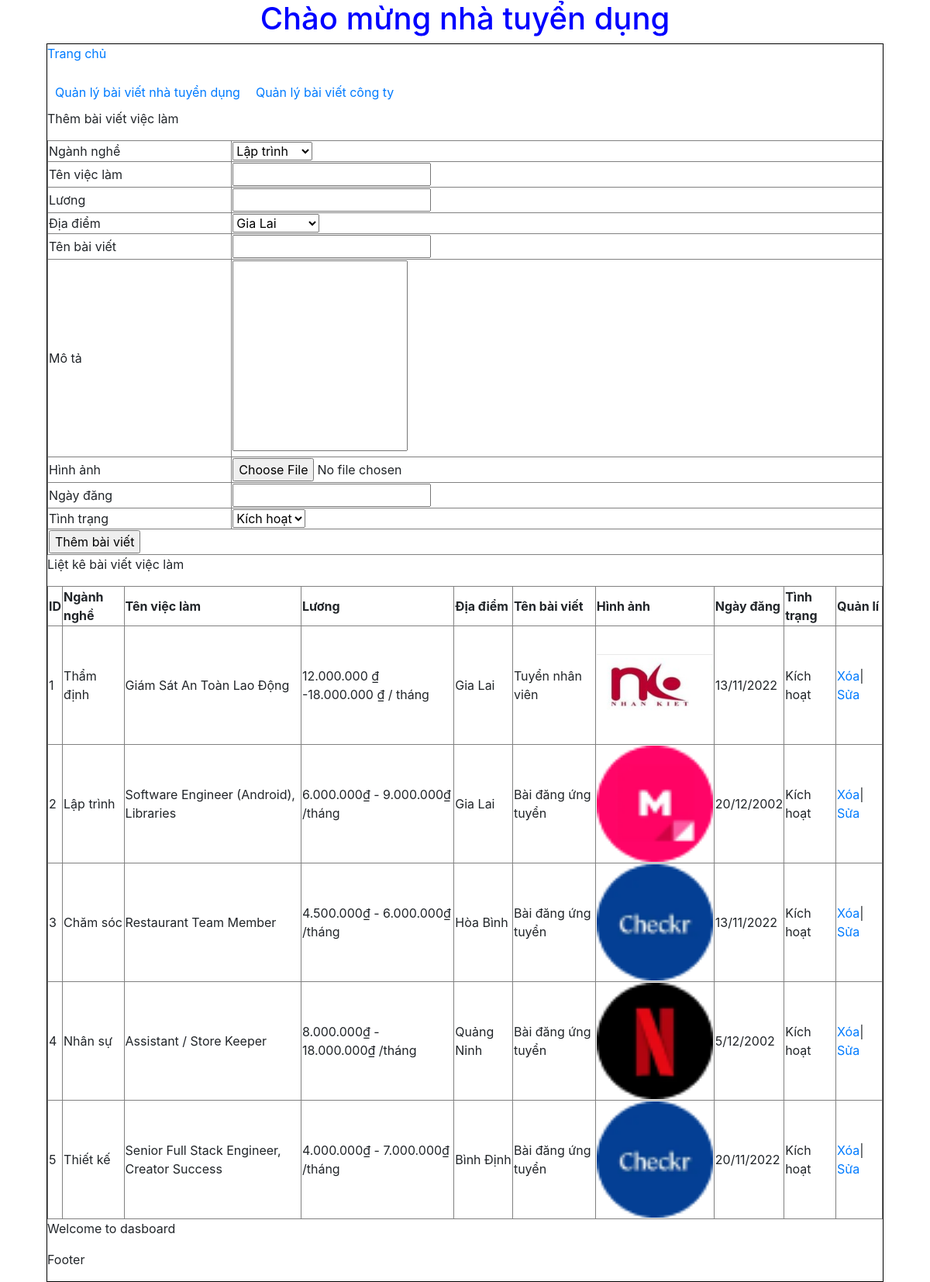
Page /nhatuyendung/index.php?action=qlbvvl&query=them on the committed database.
### tables this page shows
CREATE TABLE `baivietvl` (
  `id_baiviet` int(11) NOT NULL,
  `id_nganhnghe` int(11) NOT NULL,
  `tenvieclam` varchar(255) NOT NULL,
  `luong` varchar(300) NOT NULL,
  `id_diadiem` int(11) NOT NULL,
  `tenbaiviet` varchar(255) NOT NULL,
  `mota` text NOT NULL,
  `hinhanh` varchar(255) NOT NULL,
  `ngaydang` varchar(255) NOT NULL,
  `tinhtrang` int(11) NOT NULL
);

CREATE TABLE `nganhnghe` (
  `id_nganhnghe` int(11) NOT NULL,
  `tennganhnghe` varchar(255) NOT NULL
);

CREATE TABLE `diadiem` (
  `id_diadiem` int(11) NOT NULL,
  `tendiadiem` varchar(255) NOT NULL
);

### nhatuyendung/modules/qlbvvl/them.php (the view, shortened to what this page needs)
<p>Thêm bài viết việc làm</p>
<table border="1" width="100%"  style="border-collapse: collapse;">
<form method="POST" action="modules/qlbvvl/xuly.php"  enctype="multipart/form-data" >
<tr>
    <td>Ngành nghề</td>
    <td>
      <select name ="nganhnghe">
      <?php
      $sql_nn="select *from nganhnghe order by id_nganhnghe asc";
      $query_nn=mysqli_query($mysqli,$sql_nn);
      while($row_nn=mysqli_fetch_array($query_nn)){
      ?>
      <option value="<?php echo $row_nn['id_nganhnghe'] ?>"><?php echo $row_nn['tennganhnghe'] ?></option>
      <?php
      }
      ?>
      </select>
    </td>
  </tr>
  <tr>
    <td>Tên việc làm </td>
    <td><input type="text" name="tenvieclam"></td>
  </tr>
  <tr>
    <td>Lương </td>
    <td><input type="text" name="luong"></td>
  </tr>
  <tr>
    <td>Địa điểm</td>
    <td>
      <select name ="diadiem">
      <?php
      $sql_dd="select *from diadiem order by id_diadiem asc";
      $query_dd=mysqli_query($mysqli,$sql_dd);
      while($row_dd=mysqli_fetch_array($query_dd)){
      ?>
      <option value="<?php echo $row_dd['id_diadiem'] ?>"><?php echo $row_dd['tendiadiem'] ?></option>
      <?php
      }
      ?>
      </select>
    </td>
  </tr>
  <tr>
    <td>Tên bài viết </td>
    <td><input type="text" name="tenbaiviet"></td>
  </tr>
  <tr>
    <td>Mô tả</td>
    <td><textarea name="mota" rows="10" style="resize:none;"></textarea></td>
  </tr>
  <tr>
    <td>Hình ảnh</td>
    <td><input type="file" name="hinhanh"></td>
  </tr>
  <tr>
    <td>Ngày đăng</td>
    <td><input type="text" name="ngaydang"></td>
  </tr>
  <tr>
    <td>Tình trạng</td>
    <td>
        <select name="tinhtrang">
            <option value="1">Kích hoạt</option>
        </select>
    </td>
</tr>
<tr>
    <td colspan="2"><input type="submit" name="thembv" value="Thêm bài viết"> </td>
  </tr>
  </form>
</table>

### nhatuyendung/modules/qlbvvl/lietke.php
<?php
    $sql_lietkebv=" SELECT * FROM baivietvl, nganhnghe, diadiem
     WHERE baivietvl.id_nganhnghe = nganhnghe.id_nganhnghe
     AND baivietvl.id_diadiem = diadiem.id_diadiem ORDER BY id_baiviet ASC ";
    $result= mysqli_query($mysqli,$sql_lietkebv) ;
?>
<p>Liệt kê bài viết việc làm</p>
<table border="1" width="100%" style="border-collapse: collapse;">
  <tr>
    <th>ID</th>
    <th>Ngành nghề</th>
    <th>Tên việc làm</th>
    <th>Lương</th>
    <th>Địa điểm</th>
    <th>Tên bài viết</th>
    <th>Hình ảnh</th>
    <th>Ngày đăng</th>
    <th>Tình trạng</th>
    <th>Quản lí</th>
</tr>
<?php
$i=0;
if ($result) {
	while($row = mysqli_fetch_array($result)){
    $i++;
	?>
  <tr>
    <td><?php echo $i ?></td>
    <td><?php echo $row['tennganhnghe'] ?></td>
    <td><?php echo $row['tenvieclam'] ?></td>
    <td><?php echo $row['luong'] ?></td>
    <td><?php echo $row['tendiadiem'] ?></td>
    <td><?php echo $row['tenbaiviet'] ?></td>
    <td><img src="modules/qlbvvl/uploads/<?php echo $row['hinhanh'] ?>" width="150px"></td>
    <td><?php echo $row['ngaydang'] ?></td>
    <td><?php if($row['tinhtrang']==1){
        echo 'Kích hoạt';
    }else{
        echo 'Ẩn';
    }
      ?>
    </td>
    <td>
         <a href="modules/qlbvvl/xuly.php?&id_baiviet=<?php echo $row['id_baiviet']?>">Xóa</a>|
         <a href="?action=qlbvvl&query=sua&id_baiviet=<?php echo $row['id_baiviet']?>">Sửa</a>
    </td>
  </tr>
  <?php
  }
   }
?>
</table>

### rows in the picture
baivietvl: id_nganhnghe.tennganhnghe "Thẩm định", tenvieclam "Giám Sát An Toàn Lao Động", luong "12.000.000 ₫ -18.000.000 ₫ / tháng", id_diadiem.tendiadiem "Gia Lai", tenbaiviet "Tuyển nhân viên", hinhanh (picture), ngaydang "13/11/2022", tinhtrang "Kích hoạt"
baivietvl: id_nganhnghe.tennganhnghe "Lập trình", tenvieclam "Software Engineer (Android), Libraries", luong "6.000.000₫ - 9.000.000₫ /tháng", id_diadiem.tendiadiem "Gia Lai", tenbaiviet "Bài đăng ứng tuyển", hinhanh (picture), ngaydang "20/12/2002", tinhtrang "Kích hoạt"
baivietvl: id_nganhnghe.tennganhnghe "Chăm sóc", tenvieclam "Restaurant Team Member", luong "4.500.000₫ - 6.000.000₫ /tháng", id_diadiem.tendiadiem "Hòa Bình", tenbaiviet "Bài đăng ứng tuyển", hinhanh (picture), ngaydang "13/11/2022", tinhtrang "Kích hoạt"
baivietvl: id_nganhnghe.tennganhnghe "Nhân sự", tenvieclam "Assistant / Store Keeper", luong "8.000.000₫ - 18.000.000₫ /tháng", id_diadiem.tendiadiem "Quảng Ninh", tenbaiviet "Bài đăng ứng tuyển", hinhanh (picture), ngaydang "5/12/2002", tinhtrang "Kích hoạt"
baivietvl: id_nganhnghe.tennganhnghe "Thiết kế", tenvieclam "Senior Full Stack Engineer, Creator Success", luong "4.000.000₫ - 7.000.000₫ /tháng", id_diadiem.tendiadiem "Bình Định", tenbaiviet "Bài đăng ứng tuyển", hinhanh (picture), ngaydang "20/11/2022", tinhtrang "Kích hoạt"

### other values in the picture
form field nganhnghe "Lập trình"
form field diadiem "Gia Lai"
